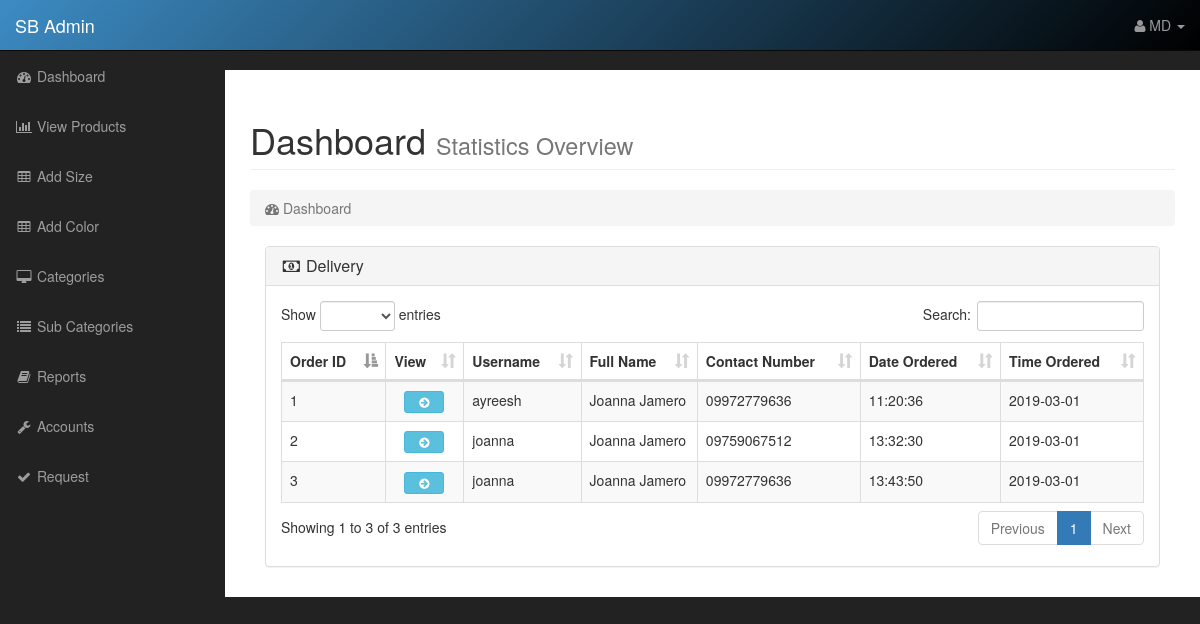
The page /public/admin/index.php?admin_indexcontent (signed in) on the database its author committed.
### tables this page shows
CREATE TABLE `delivery` (
  `delivery_id` int(11) NOT NULL,
  `user_id` int(11) NOT NULL,
  `full_name` varchar(255) NOT NULL,
  `contact_number` varchar(255) NOT NULL,
  `email` text NOT NULL,
  `address` text NOT NULL,
  `brgy` text NOT NULL,
  `municipality` text NOT NULL,
  `province` text NOT NULL,
  `landmark` text NOT NULL,
  `note` text NOT NULL,
  `zip` tinytext NOT NULL,
  `date` varchar(50) NOT NULL,
  `time` varchar(255) NOT NULL,
  `active` tinyint(4) NOT NULL
);

CREATE TABLE `customers` (
  `user_id` int(11) NOT NULL,
  `first_name` varchar(255) NOT NULL,
  `last_name` varchar(255) NOT NULL,
  `username` varchar(255) NOT NULL,
  `email` varchar(255) NOT NULL,
  `contact_number` text NOT NULL,
  `password` text NOT NULL,
  `bpassword` varchar(50) NOT NULL,
  `validation_code` text NOT NULL,
  `profile` varchar(50) NOT NULL,
  `active` tinyint(4) NOT NULL
);

### resources/functions.php (called while the page is built, shortened)
<?php
function query($sql){
    global $connection;
    return mysqli_query($connection, $sql);
}
function escape_string($string){
    global $connection;
    return mysqli_real_escape_string($connection, $string);
}
function fetch_array($result) {
    return mysqli_fetch_array($result);
}
        ?>

### resources/templates/back/admin_indexcontent.php (the view, shortened to what this page needs)
<div class="row">
    <div class="col-lg-12">
        <h1 class="page-header">
            Dashboard <small>Statistics Overview</small>
        </h1>
        <ol class="breadcrumb">
            <li class="active">
                <i class="fa fa-dashboard"></i> Dashboard
            </li>
        </ol>
    </div>
</div>
<?php
    $query = "SELECT * FROM delivery";
    $result = query($query);
?>
<div class="col-lg-12">
    <div class="panel panel-default">
        <div class="panel-heading">
            <h3 class="panel-title"><i class="fa fa-money fa-fw"></i> Delivery</h3>
        </div>
        <div class="panel-body">
            <div class="table-responsive">
                <table id="dataList"">
                    <thead>
                        <th>Order ID</th>
                        <th>View</th>
                        <th>Username</th>
                        <th>Full Name</th>
                        <th>Contact Number</th>
                        <th>Date Ordered</th>
                        <th>Time Ordered</th>
                    </thead>
                    <?php
                    while($row = mysqli_fetch_array($result))  {
                        $delid = $row["delivery_id"];
                        $user_id = $row["user_id"];
                        $full_name = $row["full_name"];
                        $contact_number =$row["contact_number"];
                        $time =$row["time"];
                        $date =$row["date"];
                        $sql = "SELECT username FROM customers WHERE user_id = ".escape_string($user_id)." ";
                        $results = query($sql);
                        if(row_count($results) == 1) {
                            $row = fetch_array($results);
                            $username = $row['username'];
                        }
                    ?>
                    <tr>
                        <td><?php echo $delid; ?></td>
                        <td>
                            <button type="button" name="view" value="view" id="<?php echo $delid; ?>" class="btn btn-info btn-xs view_data" style="width: 40px; margin-left: 10px ">
                            <i class="fa fa-arrow-circle-right"></i>
                            </button>
                        </td>
                        <td><?php echo $username; ?></td>
                        <td><?php echo $full_name; ?></td>
                        <td><?php echo $contact_number; ?></td>
                        <td><?php echo $time; ?></td>
                        <td><?php echo $date; ?></td>
                    </tr>
                    <?php
                    }
                    ?>
                </table>
            </div>
        </div>

### public/admin/css/sb-admin.css (style rules this page uses)
body { margin-top: 100px; background-color: #222; }
@media (min-width:768px) { body { margin-top: 50px; } }

### rows shown on the page
delivery: delivery_id "1", customers.username "ayreesh", full_name "Joanna Jamero", contact_number "09972779636", time "11:20:36", date "2019-03-01"
delivery: delivery_id "2", customers.username "joanna", full_name "Joanna Jamero", contact_number "09759067512", time "13:32:30", date "2019-03-01"
delivery: delivery_id "3", customers.username "joanna", full_name "Joanna Jamero", contact_number "09972779636", time "13:43:50", date "2019-03-01"

### other values the page prints
$_SESSION['username'] "MD"
